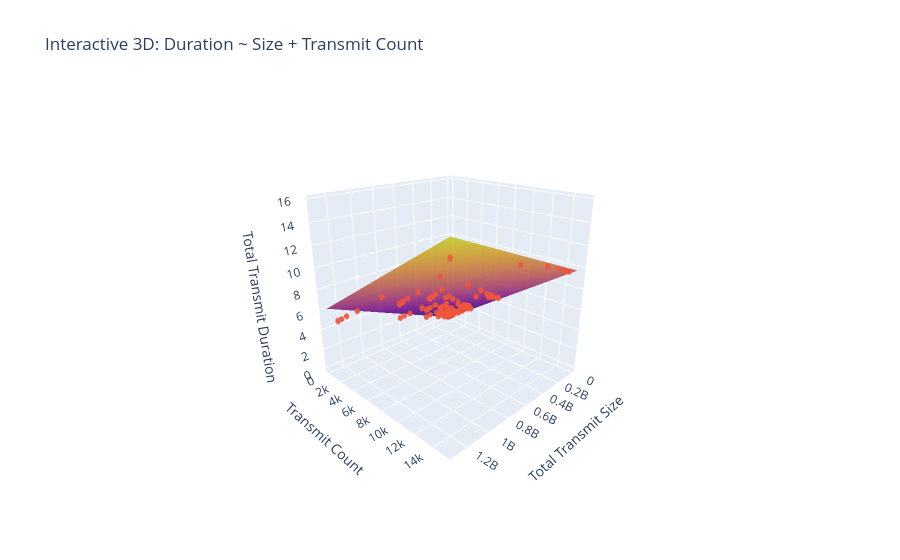

Notebook cell for this chart:
### Code cell
dfs = []

for i in [2, 4, 8]:
    with open(f'../results/quest/tp_gloo_{i}.json', 'r') as f:
        tp_data = json.load(f)

    df = pd.DataFrame(tp_data)
    df = df[["total_transmit_duration", "total_transmit_size", "transmit_count"]]
    df.loc[:, "total_transmit_size"] = df["total_transmit_size"] * (i - 1)
    df.loc[:, "transmit_count"] = df["transmit_count"] * (i - 1)
    df.loc[:, "total_transmit_duration"] = df["total_transmit_duration"]
    dfs.append(df)

df = pd.concat(dfs, ignore_index=True)

print(df.size)

model = fit_model(df)
evaluate(df[y_col], model.predict(df[[x_size, x_count]]))

visualize(df, model)

    # X = df[[x_size, x_count]].copy()
    # y = df[y_col].copy()

    # # Model = a * x_count = b * x_size
    # # a = latency per transmit
    # # b = bandwidth inverse

    # a = 0.0001
    # b = 1 / 400e12

    # y_pred = a * X[x_count] + b * X[x_size]
    # y_true = y

    # evaluate(y_true, y_pred)

### Figure 1 — Plotly figure (JSON) as saved in the notebook; plotly's stock layout.template omitted (floating-point values rounded to 4 significant figures; data arrays with more than 128 entries replaced by an {"elided": "..."} marker saying what was removed)
{"data": [{"name": "Fitted surface (mean)", "opacity": 0.85, "showscale": false, "type": "surface", "x": {"elided": "50x50 float values"}, "y": {"elided": "50x50 float values"}, "z": {"elided": "50x50 float values"}}, {"marker": {"opacity": 0.6, "size": 3}, "mode": "markers", "name": "Data", "type": "scatter3d", "x": {"elided": "378 float values"}, "y": {"elided": "378 int values"}, "z": {"elided": "378 float values"}}, {"name": "Lower 95% PI", "opacity": 0.25, "showscale": false, "type": "surface", "visible": "legendonly", "x": {"elided": "50x50 float values"}, "y": {"elided": "50x50 float values"}, "z": {"elided": "50x50 float values"}}, {"name": "Upper 95% PI", "opacity": 0.25, "showscale": false, "type": "surface", "visible": "legendonly", "x": {"elided": "50x50 float values"}, "y": {"elided": "50x50 float values"}, "z": {"elided": "50x50 float values"}}], "layout": {"legend": {"itemsizing": "constant"}, "scene": {"camera": {"eye": {"x": 1.6, "y": 1.6, "z": 0.9}}, "xaxis": {"title": {"text": "Total Transmit Size"}}, "yaxis": {"title": {"text": "Transmit Count"}}, "zaxis": {"title": {"text": "Total Transmit Duration"}}}, "title": {"text": "Interactive 3D: Duration ~ Size + Transmit Count"}}}
